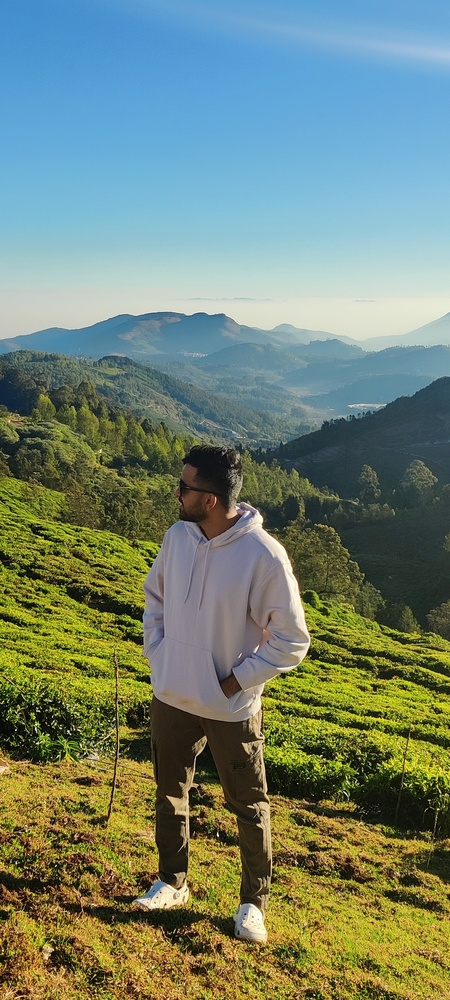
#> input picture IMG.jpg, 450 x 1000 px, shrunk from 1800 x 4000 before the run
$ jupyter execute Task2.ipynb
#> lines starting #> are read from the running program, lines starting #| are printed output that depends on the picture
[cell 1]
from PIL import Image

def encrypt_image(image_path, key):
    """
    Encrypts an image using XOR operation with a given key.
    """
#> called with image_path = 'IMG.jpg', key = 'mysecretkey'
    img = Image.open(image_path)
#> img is the input picture: PIL image 450x1000 RGB; mean R, G, B 114, 131.1, 113.7
    width, height = img.size
#> width = 450; height = 1000

    # Convert the key to bytes
    key_bytes = bytes(key, 'utf-8')
    key_length = len(key_bytes)

    # Get the pixel data of the image
    pixels = img.load()

    # Encrypt each pixel
    for y in range(height):
        for x in range(width):
            pixel = pixels[x, y]
            r, g, b = pixel
            # Apply XOR operation with corresponding key byte
            r ^= key_bytes[(x + y) % key_length]
            g ^= key_bytes[(x + y + 1) % key_length]
            b ^= key_bytes[(x + y + 2) % key_length]
            pixels[x, y] = (r, g, b)

    # Save the encrypted image
    encrypted_image_path = image_path.split('.')[0] + '_encrypted.png'
    img.save(encrypted_image_path)
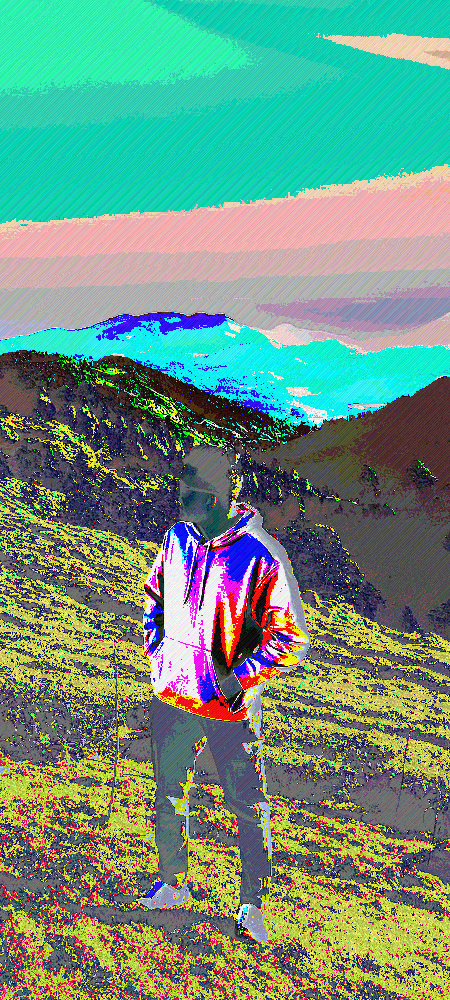
#> saved as IMG_encrypted.png: PIL image 450x1000 RGB; mean R, G, B 109.8, 146.3, 126.5
    print("Image encrypted successfully!")
    return encrypted_image_path

def decrypt_image(encrypted_image_path, key):
    """
    Decrypts an encrypted image using XOR operation with a given key.
    """
#> called with encrypted_image_path = 'IMG_encrypted.png', key = 'mysecretkey'
    img = Image.open(encrypted_image_path)
    width, height = img.size
#> width = 450; height = 1000

    # Convert the key to bytes
    key_bytes = bytes(key, 'utf-8')
    key_length = len(key_bytes)

    # Get the pixel data of the image
    pixels = img.load()

    # Decrypt each pixel
    for y in range(height):
        for x in range(width):
            pixel = pixels[x, y]
            r, g, b = pixel
            # Apply XOR operation with corresponding key byte
            r ^= key_bytes[(x + y) % key_length]
            g ^= key_bytes[(x + y + 1) % key_length]
            b ^= key_bytes[(x + y + 2) % key_length]
            pixels[x, y] = (r, g, b)

    # Save the decrypted image
    decrypted_image_path = encrypted_image_path.split('_encrypted')[0] + '_decrypted.png'
    img.save(decrypted_image_path)
    print("Image decrypted successfully!")
    return decrypted_image_path
